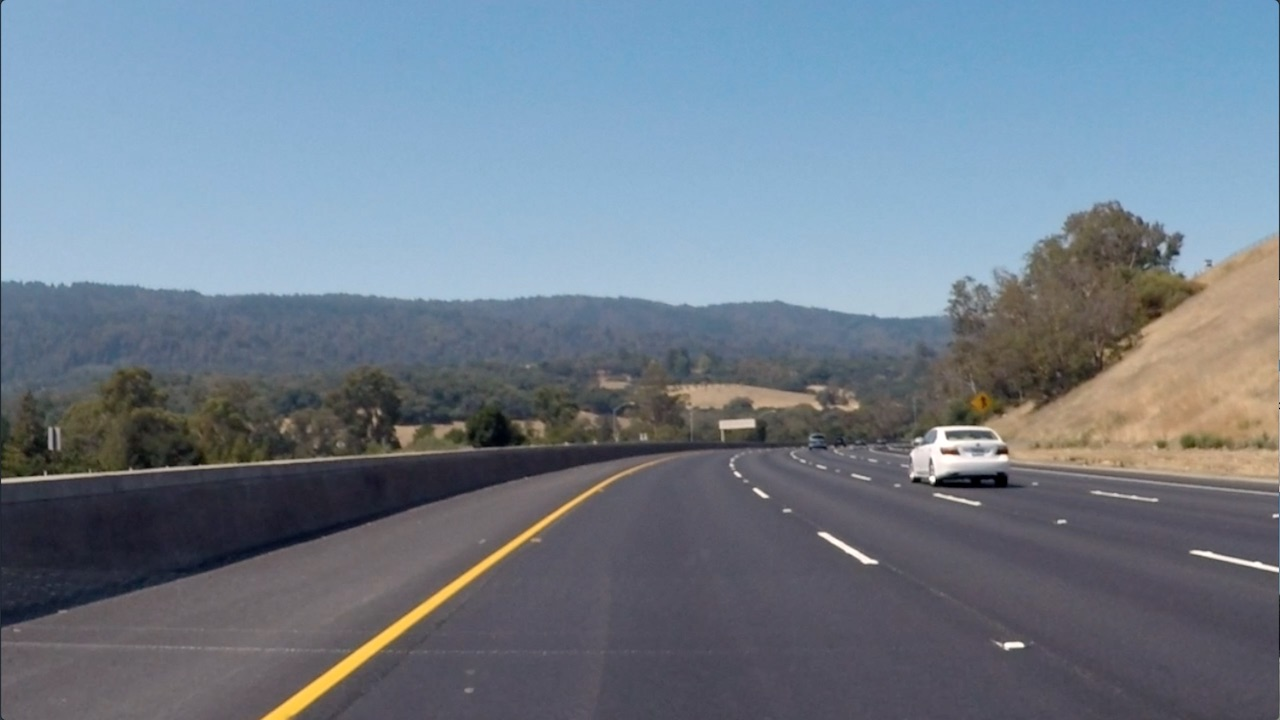
#> input picture term1-computerVision-DeepLearning/10-lesson-computerVision-openCV/12-input-imgCenterCamera-bendRight.jpg, 1280 x 720 px
$ jupyter execute 05-computerVision-magnitude.ipynb   (shell and % lines are left out)   (older library calls are emulated)
#> lines starting #> are read from the running program, lines starting #| are printed output that depends on the picture; after the words box and inside, x2 and y2 are one past the last pixel; in counts of white or black regions, pixels touching at a corner belong together
# Computer Vision and OpenCV
- Course: Self Driving Car Nanodegree
- Lesson: Advanced Lane Finding
- Topic: Magnitude

    img = mpimg.imread(fileName)
    gray = cv2.cvtColor(img, cv2.COLOR_RGB2GRAY)

    img = cv2.imread(fileName)
    gray = cv2.cvtColor(img, cv2.COLOR_BGR2GRAY)

    # Sobel in the X axis:
    sobelx = cv2.Sobel(gray, cv2.CV_64F, 1, 0)

    # Sobel in the Y axis:
    sobely = cv2.Sobel(gray, cv2.CV_64F, 0, 1)

    # Absolute value from the x derivative
    abs_sobelx = np.absolute(sobelx)

    # Absolute value from the x derivative
    abs_sobely = np.absolute(sobely)

    ########## Gradient magnitude (from both axis) ##############################
    magnitude = np.sqrt(sobelx**2 + sobely**2)

    # Convert absolute value image to 8-bit
    scaled_<measure> = np.uint8(255 * <measure> / np.max(<measure>))

    # Apply min max thresholds and convert to 0 if not in the range and 1 if within the range
    binary_output = np.zeros_like(scaled_<measure>)
    binary_output[(scaled_<measure> >= thresh_min) & (scaled_<measure> <= thresh_max)] = 1

    # Plot grayscale output
    plt.imshow(binary_output, cmap='gray')

Sobel operator allows to calculate the image derivative in X or Y axis. It can be used to identify horizontal or vertical lines at an image. The kernel size is always an odd number and a greater kernel can smooth noisy intensity.

The example below present a pipeline to apply the magnitude (derivative in both axis) threshold.

[cell 1]
import numpy as np
import cv2
import matplotlib.pyplot as plt
import matplotlib.image as mpimg
import pickle

# Read in an image
image = mpimg.imread('12-input-imgCenterCamera-bendRight.jpg')
#> image is the input picture: shape (720, 1280, 3); mean R, G, B 112.1, 125, 138.7

# Define a function that applies Sobel x and y,
# then computes the magnitude of the gradient
# and applies a threshold
def mag_thresh(img, sobel_kernel=3, mag_thresh=(0, 255)):
    # Apply the following steps to img
    # 1) Convert to grayscale
#> called with sobel_kernel = 3, mag_thresh = (30, 100)
    gray = cv2.cvtColor(img, cv2.COLOR_RGB2GRAY)
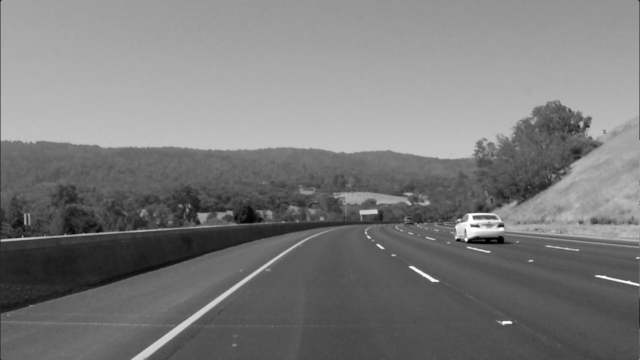
#> gray: shape (720, 1280) (shown at 1/2 size); min 0, max 255, mean 122.7
    # 2) Take the gradient in x and y separately
    sobelx = cv2.Sobel(gray, cv2.CV_64F, 1, 0, ksize=sobel_kernel)
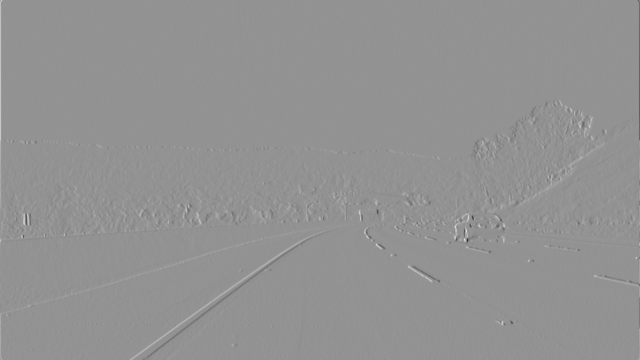
#> sobelx: shape (720, 1280) float64 (shown at 1/2 size); min -768, max 567, mean 0.3; drawn with min black and max white
    sobely = cv2.Sobel(gray, cv2.CV_64F, 0, 1, ksize=sobel_kernel)
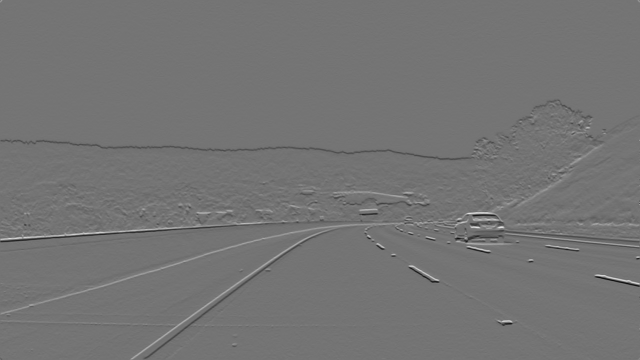
#> sobely: shape (720, 1280) float64 (shown at 1/2 size); min -538, max 641, mean -0.7; drawn with min black and max white
    # 3) Calculate the magnitude
    magnitude = np.sqrt(sobelx**2 + sobely**2)
    # 4) Scale to 8-bit (0 - 255) and convert to type = np.uint8
    scale_magnitude = np.uint8(255 * magnitude / np.max(magnitude))
    # 5) Create a binary mask where mag thresholds are met
    binary_output = np.zeros_like(scale_magnitude)
    binary_output[(scale_magnitude > mag_thresh[0]) & (scale_magnitude < mag_thresh[1])] = 1
    # 6) Return this mask as your binary_output image
    return binary_output

[cell 2]
# Plot Udacity result
# [12 lines left out: function plotResult, not called in this run]
#plotResult()

[cell 3]
def plotResultTest(image, sobel_kernel, thresh):
    mag_binary = mag_thresh(image, sobel_kernel, thresh)
#> mag_binary: shape (720, 1280); values 0 (black) and 1 (white), 3% white in thin lines or dots
    f, ax = plt.subplots(1, 1)
    ax.imshow(mag_binary, cmap='gray')
    ax.set_title('Thresholded {} - {} / Kernel {}'.format(thresh[0], thresh[1], sobel_kernel))
    plt.show()

[cell 4]
plotResultTest(image, 3, (30, 100))
plotResultTest(image, 5, (30, 100))
plotResultTest(image, 7, (30, 100))
plotResultTest(image, 9, (30, 100))
plotResultTest(image, 11, (30, 100))
plotResultTest(image, 15, (30, 100))
plotResultTest(image, 17, (30, 100))

[cell 5]
plotResultTest(image, 3, (100, 250))
plotResultTest(image, 5, (100, 250))
plotResultTest(image, 7, (100, 250))
plotResultTest(image, 9, (100, 250))
plotResultTest(image, 11, (100, 250))
plotResultTest(image, 15, (100, 250))
#> in plotResultTest (call 13), `mag_binary = mag_thresh(image, sobel_kernel, thresh)`:
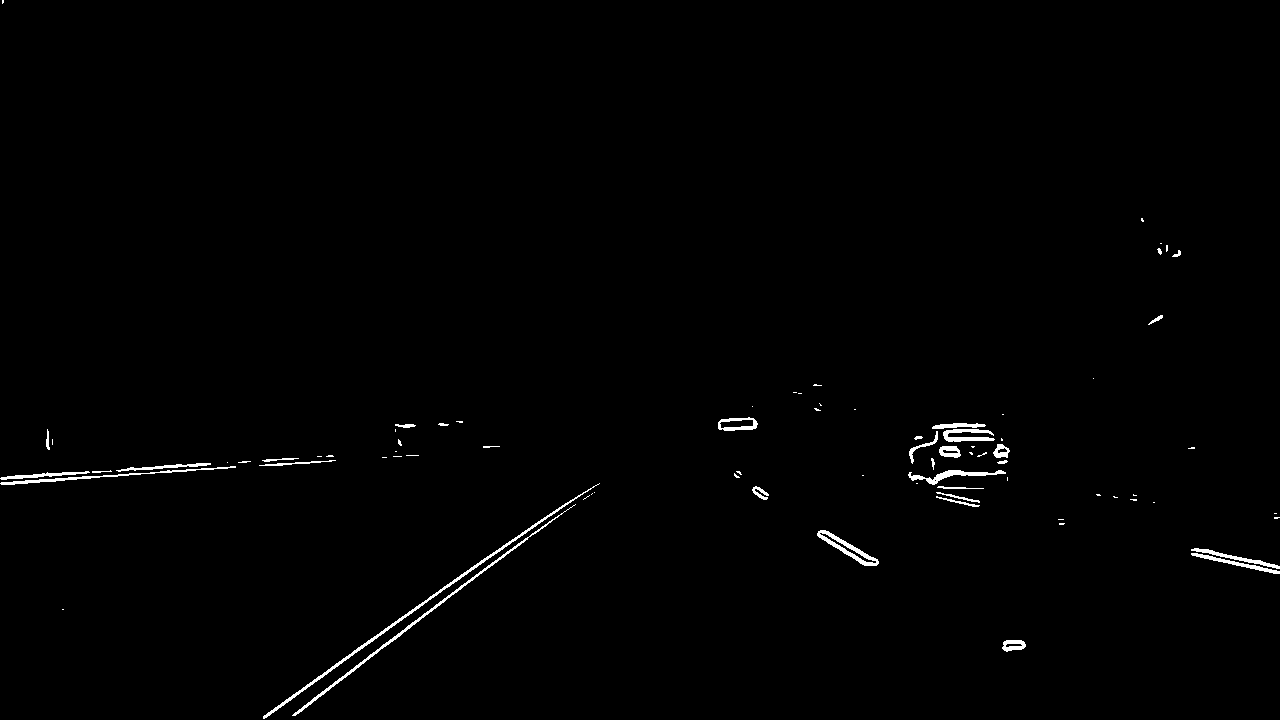
#> mag_binary: shape (720, 1280); values 0 (black) and 1 (white), 0.81% white; 81 white regions (48 under 20 px), largest, box (x1, y1, x2, y2) and area: (263, 483, 600, 719) 1124, (292, 504, 576, 716) 887, (817, 530, 879, 566) 545
plotResultTest(image, 17, (100, 250))

[cell 6]
plotResultTest(image, 19, (50, 250))

$ run again, with term1-computerVision-DeepLearning/10-lesson-computerVision-openCV/10-input-imgChessboard-close.jpg copied over term1-computerVision-DeepLearning/10-lesson-computerVision-openCV/12-input-imgCenterCamera-bendRight.jpg
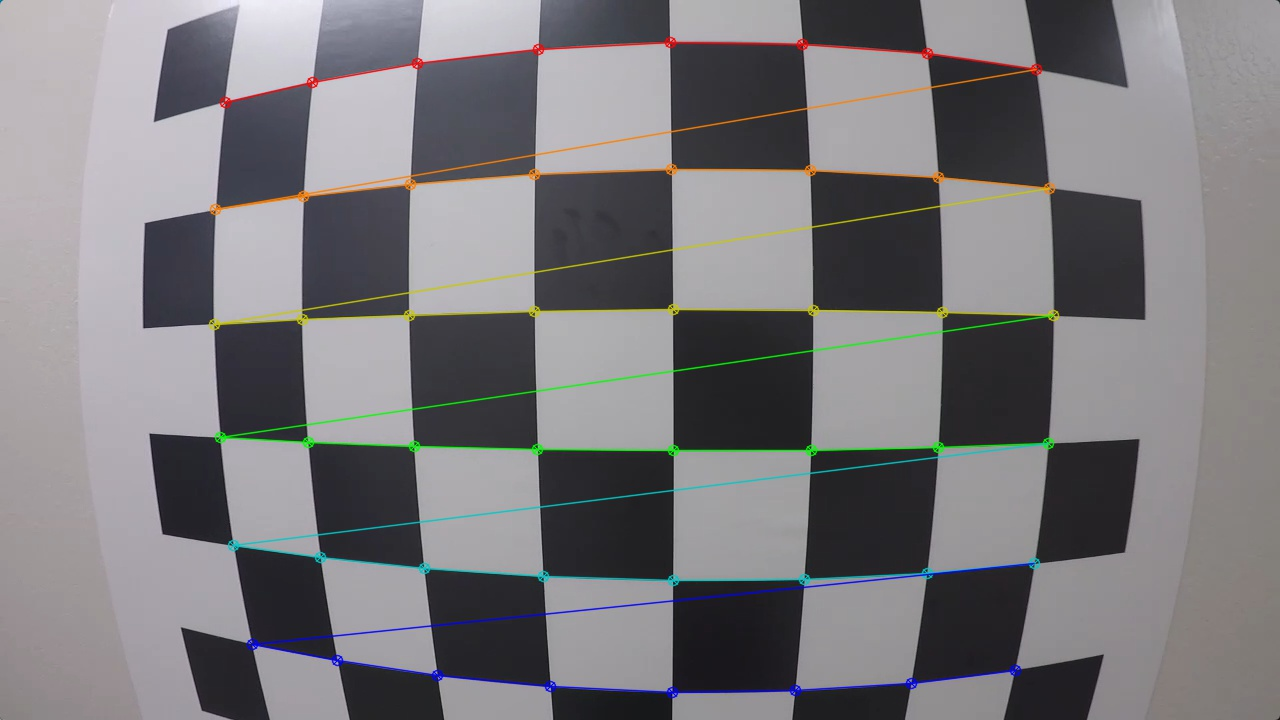
#> input picture term1-computerVision-DeepLearning/10-lesson-computerVision-openCV/10-input-imgChessboard-close.jpg, 1280 x 720 px
#> image is the input picture: shape (720, 1280, 3); mean R, G, B 121.9, 120.4, 123.4
#> mag_binary: shape (720, 1280); values 0 (black) and 1 (white), 2.1% white in thin lines or dots
#> mag_binary: shape (720, 1280); values 0 (black) and 1 (white), 3% white in thin lines or dots
#> mag_binary: shape (720, 1280); values 0 (black) and 1 (white), 3.4% white in thin lines or dots
#> mag_binary: shape (720, 1280); values 0 (black) and 1 (white), 4.1% white in thin lines or dots
#> mag_binary: shape (720, 1280); values 0 (black) and 1 (white), 4.6% white in thin lines or dots
#> mag_binary: shape (720, 1280); values 0 (black) and 1 (white), 5.3% white in thin lines or dots
#> in mag_thresh (call 7), `sobely = cv2.Sobel(gray, cv2.CV_64F, 0, 1, ksize=sobel_kernel)`:
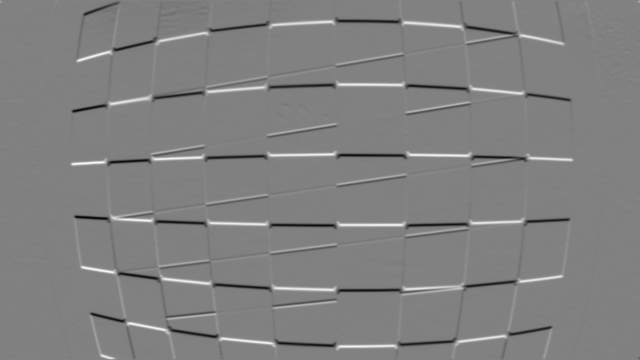
#> sobely: shape (720, 1280) float64 (shown at 1/2 size); min -5.65e+10, max 5.49e+10, mean -145845044.3; drawn with min black and max white
#> mag_binary: shape (720, 1280); values 0 (black) and 1 (white), 5.6% white in thin lines or dots
#> mag_binary: shape (720, 1280); values 0 (black) and 1 (white), 3.7% white in thin lines or dots
#> mag_binary: shape (720, 1280); values 0 (black) and 1 (white), 4.4% white; 224 white regions (190 under 20 px), largest, box (x1, y1, x2, y2) and area: (180, 546, 933, 719) 5812, (534, 42, 925, 172) 2250, (671, 309, 815, 452) 2100
#> mag_binary: shape (720, 1280); values 0 (black) and 1 (white), 4.8% white; 206 white regions (172 under 20 px), largest, box (x1, y1, x2, y2) and area: (180, 545, 933, 719) 6441, (533, 0, 1129, 189) 4359, (152, 6, 419, 210) 2578
#> mag_binary: shape (720, 1280); values 0 (black) and 1 (white), 5.2% white; 117 white regions (87 under 20 px), largest, box (x1, y1, x2, y2) and area: (180, 545, 933, 719) 6905, (533, 0, 1129, 189) 4874, (152, 6, 419, 210) 2869
#> mag_binary: shape (720, 1280); values 0 (black) and 1 (white), 6.1% white; 89 white regions (60 under 20 px), largest, box (x1, y1, x2, y2) and area: (179, 545, 930, 719) 7451, (533, 0, 1130, 189) 5796, (152, 6, 419, 210) 3415
#> in plotResultTest (call 14), `mag_binary = mag_thresh(image, sobel_kernel, thresh)`:
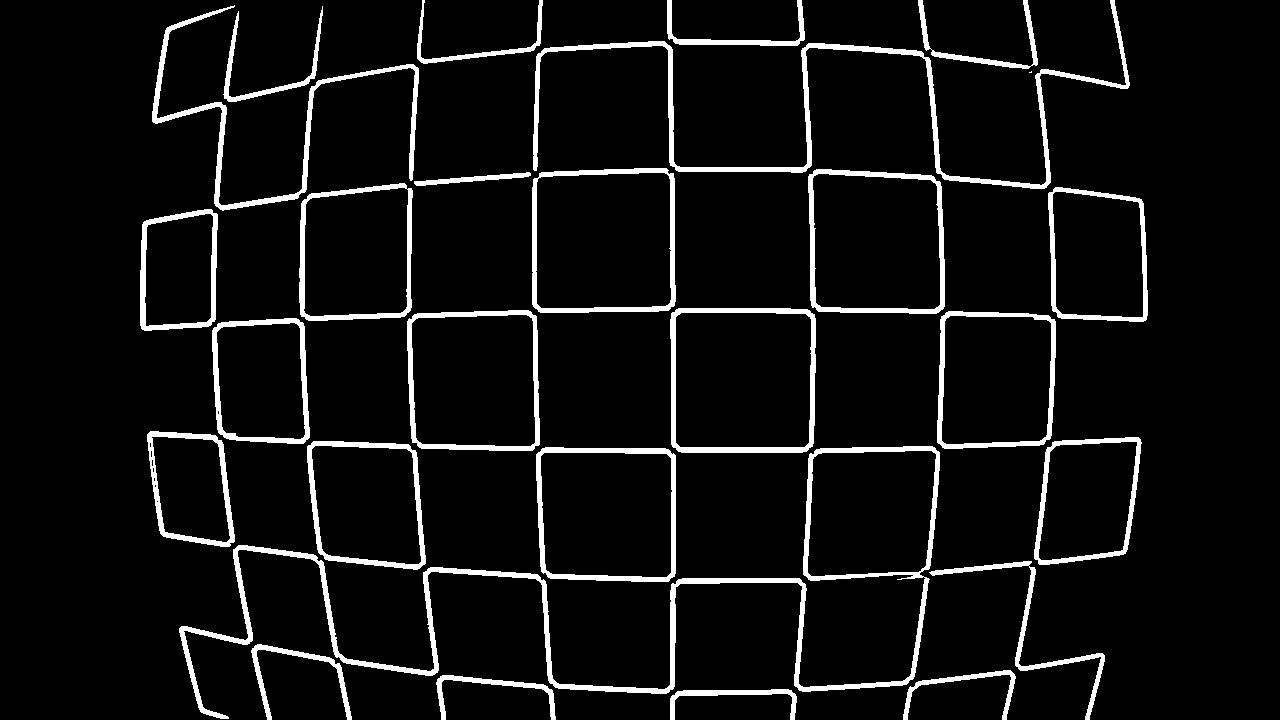
#> mag_binary: shape (720, 1280); values 0 (black) and 1 (white), 6.5% white; 27 white regions (1 under 20 px), largest, box (x1, y1, x2, y2) and area: (179, 446, 940, 719) 10327, (533, 0, 1130, 189) 6169, (152, 5, 419, 211) 3639

$ run again, with term1-computerVision-DeepLearning/10-lesson-computerVision-openCV/11-input-imgChessboard-wall.jpg copied over term1-computerVision-DeepLearning/10-lesson-computerVision-openCV/12-input-imgCenterCamera-bendRight.jpg
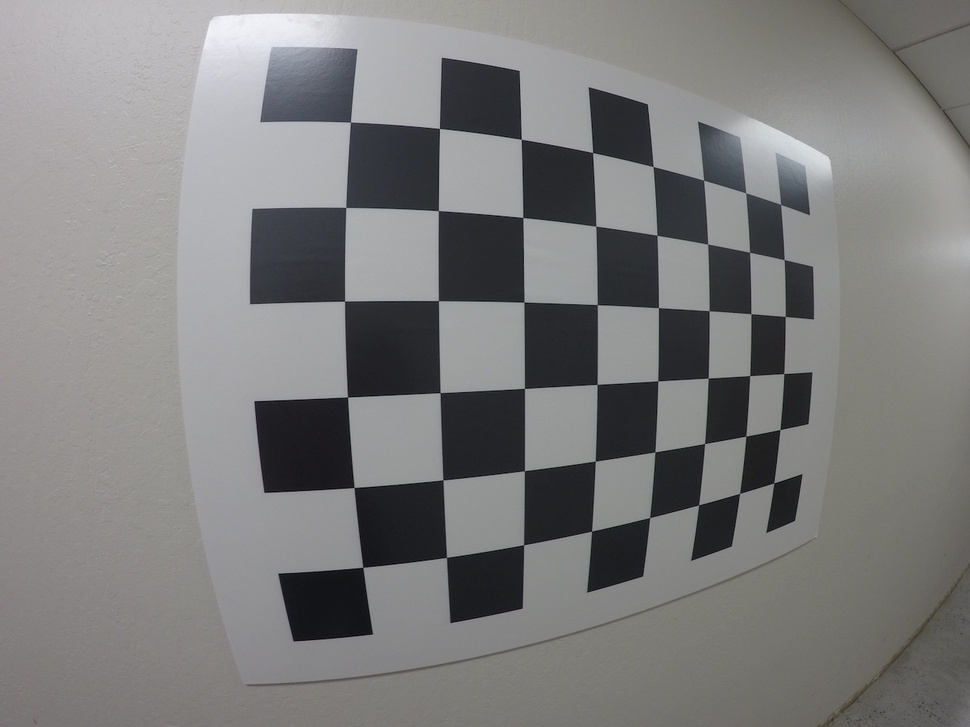
#> input picture term1-computerVision-DeepLearning/10-lesson-computerVision-openCV/11-input-imgChessboard-wall.jpg, 970 x 727 px, shrunk from 1280 x 960 before the run
#> image is the input picture: shape (727, 970, 3); mean R, G, B 125.1, 124.9, 124.7
#> mag_binary: shape (727, 970); values 0 (black) and 1 (white), 1.6% white in thin lines or dots
#> mag_binary: shape (727, 970); values 0 (black) and 1 (white), 2.2% white in thin lines or dots
#> mag_binary: shape (727, 970); values 0 (black) and 1 (white), 2.7% white in thin lines or dots, all inside (x1, y1, x2, y2) = (178, 12, 970, 727)
#> in mag_thresh (call 4), `sobely = cv2.Sobel(gray, cv2.CV_64F, 0, 1, ksize=sobel_kernel)`:
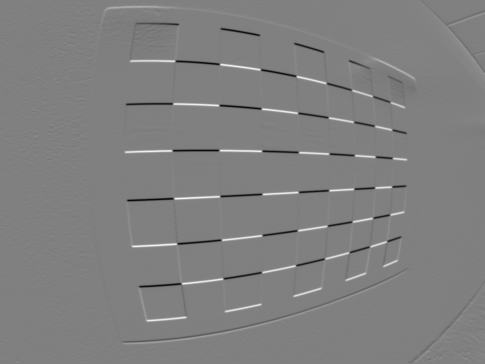
#> sobely: shape (727, 970) float64 (shown at 1/2 size); min -1168207, max 1151862, mean -1670; drawn with min black and max white
#> mag_binary: shape (727, 970); values 0 (black) and 1 (white), 3.2% white in thin lines or dots, all inside (x1, y1, x2, y2) = (178, 11, 970, 727)
#> mag_binary: shape (727, 970); values 0 (black) and 1 (white), 3.6% white in thin lines or dots, all inside (x1, y1, x2, y2) = (178, 11, 970, 726)
#> mag_binary: shape (727, 970); values 0 (black) and 1 (white), 4.4% white in thin lines or dots, all inside (x1, y1, x2, y2) = (178, 10, 970, 726)
#> mag_binary: shape (727, 970); values 0 (black) and 1 (white), 2% white in thin lines or dots, all inside (x1, y1, x2, y2) = (249, 47, 830, 642)
#> mag_binary: shape (727, 970); values 0 (black) and 1 (white), 2.8% white in thin lines or dots, all inside (x1, y1, x2, y2) = (249, 13, 831, 643)
#> mag_binary: shape (727, 970); values 0 (black) and 1 (white), 3.5% white; 6 white regions (4 under 20 px), largest, box (x1, y1, x2, y2) and area: (248, 46, 815, 643) 24444, (759, 121, 831, 166) 100
#> mag_binary: shape (727, 970); values 0 (black) and 1 (white), 4% white; 5 white regions (3 under 20 px), largest, box (x1, y1, x2, y2) and area: (248, 46, 816, 643) 28147, (759, 121, 831, 166) 122
#> mag_binary: shape (727, 970); values 0 (black) and 1 (white), 4.5% white; 6 white regions (4 under 20 px), largest, box (x1, y1, x2, y2) and area: (248, 46, 816, 643) 31466, (759, 121, 832, 168) 139
#> mag_binary: shape (727, 970); values 0 (black) and 1 (white), 5.3% white; 6 white regions (4 under 20 px), largest, box (x1, y1, x2, y2) and area: (248, 46, 816, 644) 37174, (757, 120, 832, 168) 171
#> in plotResultTest (call 14), `mag_binary = mag_thresh(image, sobel_kernel, thresh)`:
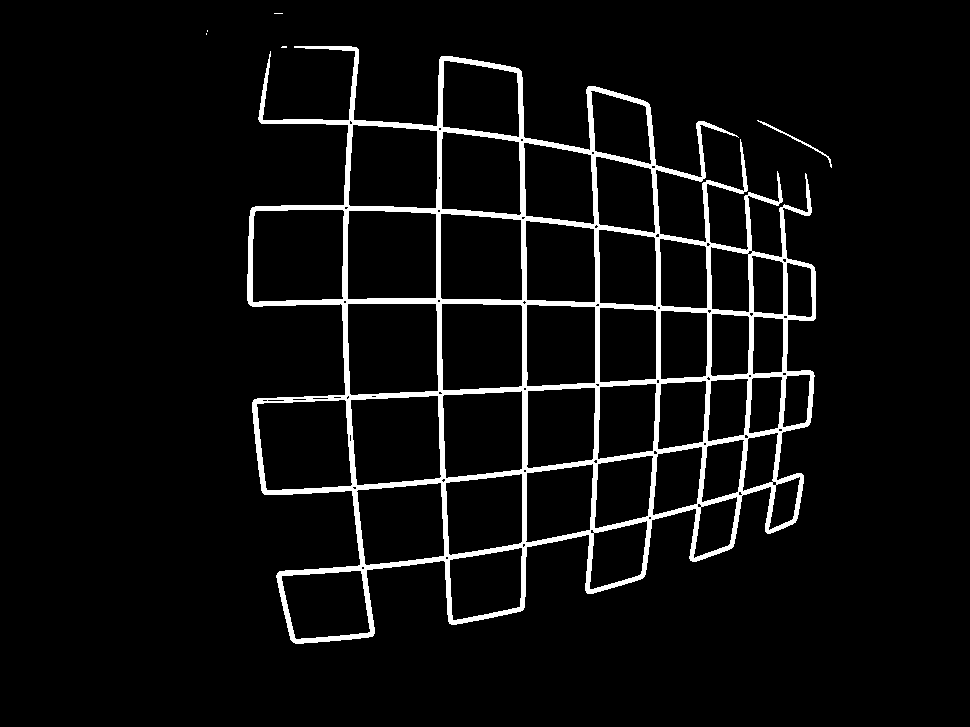
#> mag_binary: shape (727, 970); values 0 (black) and 1 (white), 5.7% white; 6 white regions (4 under 20 px), largest, box (x1, y1, x2, y2) and area: (247, 46, 816, 644) 39736, (757, 120, 832, 168) 183
